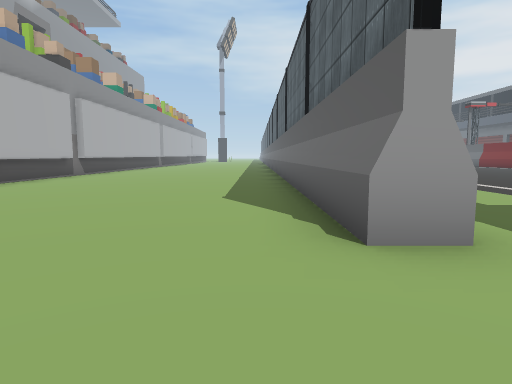
View 1 (above)

18 first-person views from a walk through a scene from a Unity 3-D project. The camera is 1.2 m above the floor, tilts 6° down and sees 75° across. The floor is counted in squares, 2 m on a side. Each view is taken from the middle of a square. On the plan, view 1 faces up. The plan holds only what a view shows up to about 10 squares ahead; the rest is blank. The place goes on beyond the plan. The player character is not drawn. Some surface patterns are stand-ins.

View 2
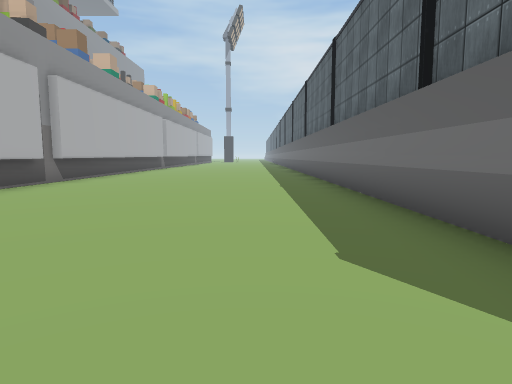

View 3
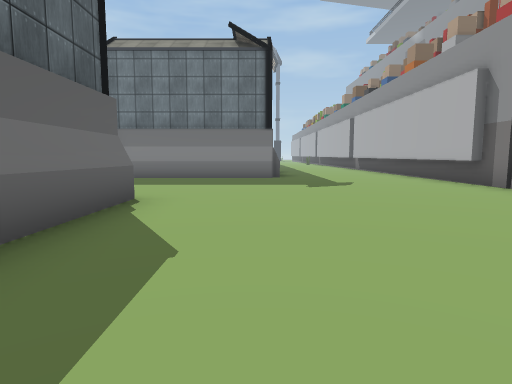

View 4
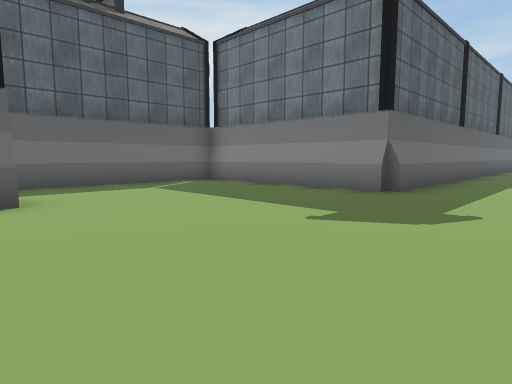

View 5
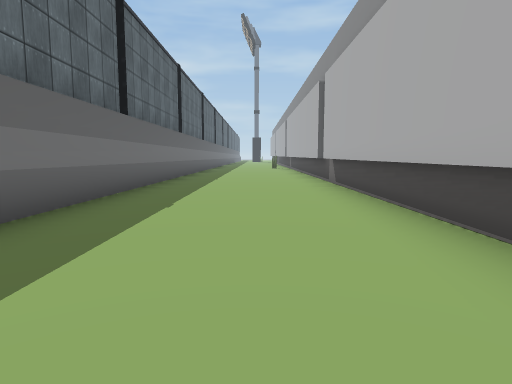

View 6
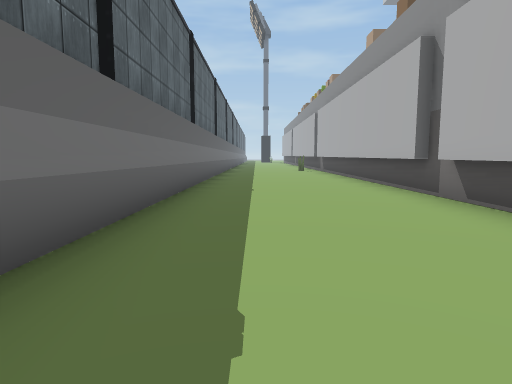

View 7
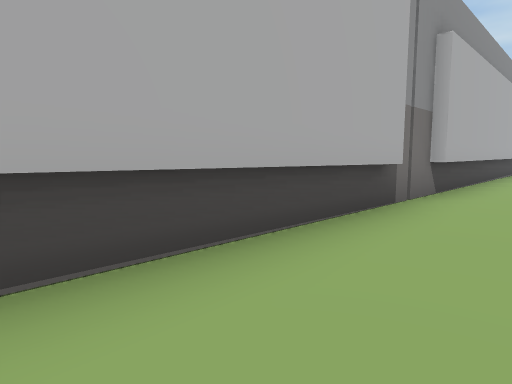

View 8
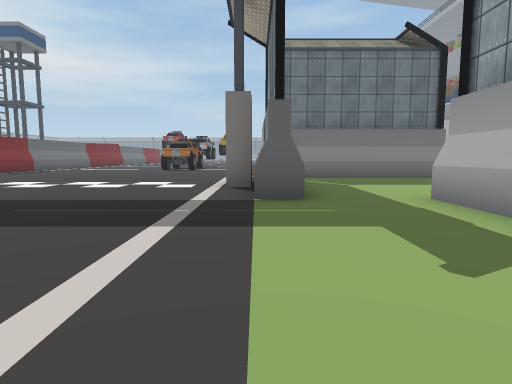

View 9
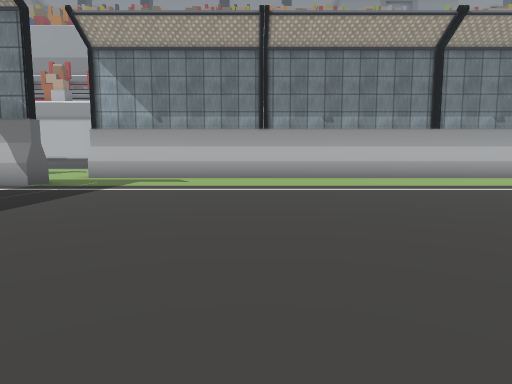

View 10
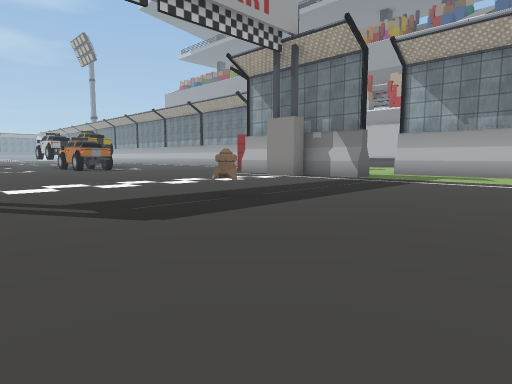

View 11
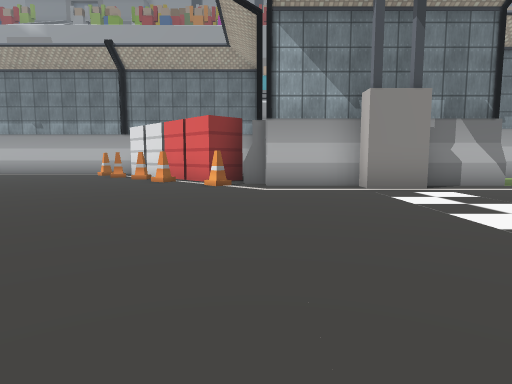

View 12
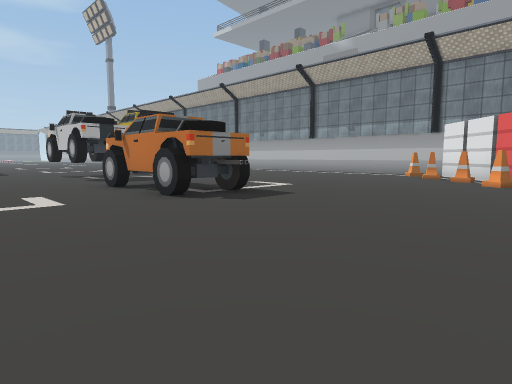

View 13
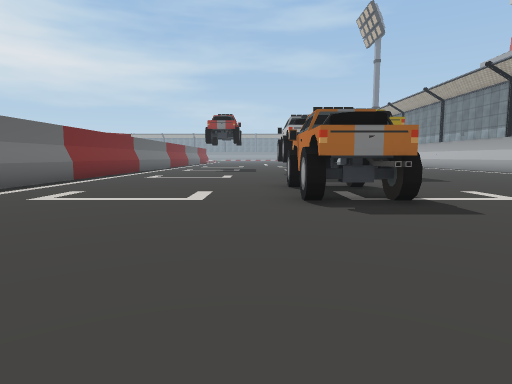

View 14
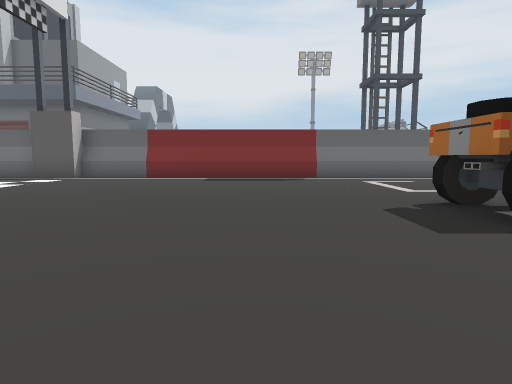

View 15
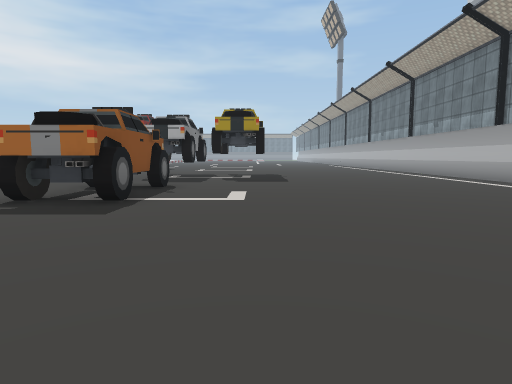

View 16
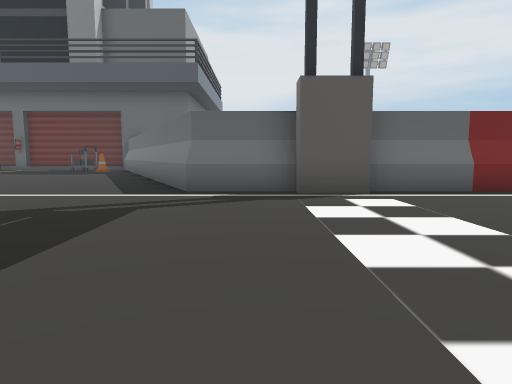

View 17
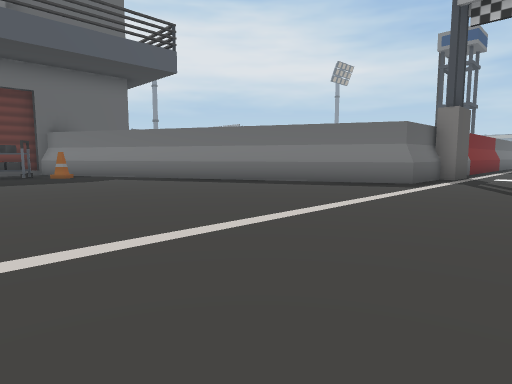

View 18
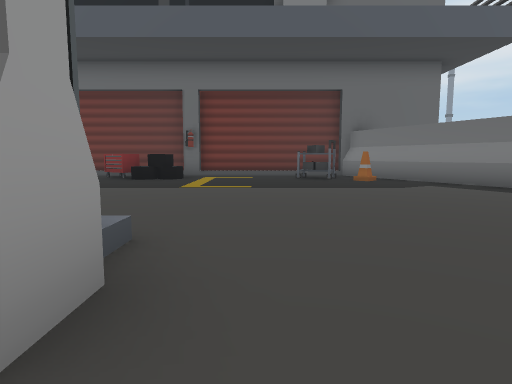

### Floor plan
Points are (right, up) in squares from view 1. A wall is a line through its corners. A room is listed if a view was taken in it or the views show most of it. See-through windows are left out.
Room 1 (views 1, 2, 3, 4, 5, 6, 7)
walls: (1.3, 2.2) (0.8, 2.2) (0.8, 13.1); (-5.5, 0) (-5.5, -8.8); (3.3, -2.6) (3.3, 1.9); (-5.5, 10.2) (-5.5, 1.5); (-5.5, -9.2) (-5.5, -14.1); (-5.5, 13.1) (-5.5, 10.8); (-5.8, 13.1) (-5.8, -14.1); (-1.7, -14.1) (-1.7, -2.6) (3.5, -2.6) (3.5, 1.9)
ways out: opening at (2.5, 2) to room 2
Room 2 (views 8, 9, 10, 11, 12, 13, 14, 15, 16, 17, 18)
walls: (13.8, 0.3) (13.8, 2.2) (23.1, 6.8); (13.4, -0.9) (13.4, 0.3); (4.6, 0.3) (4.6, -0.9); (4, 2.2) (4, 0.3); (4, -0.9) (4, -2.9); (3.9, -0.9) (3.9, -2.8); (3.2, 2.2) (3.9, 2.2) (3.9, 0.6); (3.5, -2.6) (3.5, -3.4); (3.1, -4.1) (-0.2, -7.1); (14.6, 10.7) (13.9, 10.7); (1.5, 13.5) (1.5, 2.2); (1.3, 13.5) (1.3, 2.2); (13.8, -14.1) (13.8, -0.9); (22, 12.3) (22.1, 12.8); (21.9, 12.5) (22.2, 12.9); (-1, -11.8) (-1, -14.1)
low walls: (15.5, 10.9) (14.9, 10.9)
ways out: opening at (2.5, 2) to room 1
objects: cone (1, -7); cone (2, -6); cone (3, -5); cone (4, -4); other object (5, -14) to (6, -14); other object (7, -14) to (8, -13); other object (7, -11) to (8, -8); rocket (10, 3); cone (22, 7); trolley (22, 8) to (22, 9); other object (23, 13)

Positions as (right, up) in squares from view 1, and headings:
1: (0, 0), facing up
2: (-1, 3), facing up
3: (-1, 7), facing down
4: (-4, 3), facing down-right
5: (-4, -1), facing down
6: (-3, -4), facing down
7: (-4, -4), facing up-left
8: (4, 7), facing down
9: (11, 7), facing left
10: (13, 7), facing down-left
11: (11, -3), facing left
12: (11, -4), facing down-left
13: (9, -4), facing down
14: (4, -6), facing right
15: (5, -4), facing down
16: (8, 1), facing right
17: (11, 10), facing down-right
18: (13, 10), facing right
